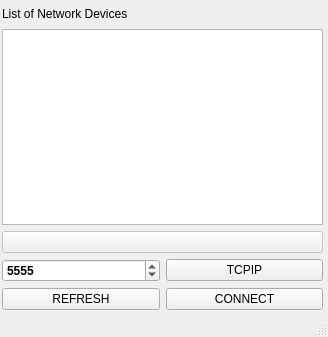
<?xml version="1.0" encoding="UTF-8"?>
<ui version="4.0">
 <class>NetworkUI</class>
 <widget class="QMainWindow" name="NetworkUI">
  <property name="windowModality">
   <enum>Qt::ApplicationModal</enum>
  </property>
  <property name="geometry">
   <rect>
    <x>0</x>
    <y>0</y>
    <width>328</width>
    <height>337</height>
   </rect>
  </property>
  <property name="windowTitle">
   <string>Network Manager</string>
  </property>
  <widget class="QWidget" name="centralwidget">
   <widget class="QLabel" name="label">
    <property name="geometry">
     <rect>
      <x>2</x>
      <y>5</y>
      <width>143</width>
      <height>18</height>
     </rect>
    </property>
    <property name="text">
     <string>List of Network Devices</string>
    </property>
   </widget>
   <widget class="QWidget" name="">
    <property name="geometry">
     <rect>
      <x>2</x>
      <y>29</y>
      <width>321</width>
      <height>281</height>
     </rect>
    </property>
    <layout class="QGridLayout" name="gridLayout">
     <item row="0" column="0" colspan="2">
      <widget class="QListWidget" name="listView"/>
     </item>
     <item row="4" column="0">
      <widget class="QPushButton" name="nm_refresh">
       <property name="statusTip">
        <string>Refresh Devices list</string>
       </property>
       <property name="text">
        <string>REFRESH</string>
       </property>
      </widget>
     </item>
     <item row="1" column="0" colspan="2">
      <widget class="QPushButton" name="nm_det">
       <property name="enabled">
        <bool>false</bool>
       </property>
       <property name="text">
        <string/>
       </property>
      </widget>
     </item>
     <item row="3" column="0">
      <widget class="QSpinBox" name="spinBox">
       <property name="font">
        <font>
         <weight>75</weight>
         <bold>true</bold>
        </font>
       </property>
       <property name="toolTip">
        <string>Port number</string>
       </property>
       <property name="toolTipDuration">
        <number>2</number>
       </property>
       <property name="statusTip">
        <string>Port number</string>
       </property>
       <property name="minimum">
        <number>1000</number>
       </property>
       <property name="maximum">
        <number>9999</number>
       </property>
       <property name="value">
        <number>5555</number>
       </property>
      </widget>
     </item>
     <item row="4" column="1">
      <widget class="QPushButton" name="nm_connect">
       <property name="statusTip">
        <string>Establish connection</string>
       </property>
       <property name="text">
        <string>CONNECT</string>
       </property>
      </widget>
     </item>
     <item row="3" column="1">
      <widget class="QPushButton" name="tcpip">
       <property name="text">
        <string>TCPIP</string>
       </property>
      </widget>
     </item>
    </layout>
   </widget>
  </widget>
  <widget class="QStatusBar" name="statusbar"/>
 </widget>
 <resources/>
 <connections/>
</ui>
